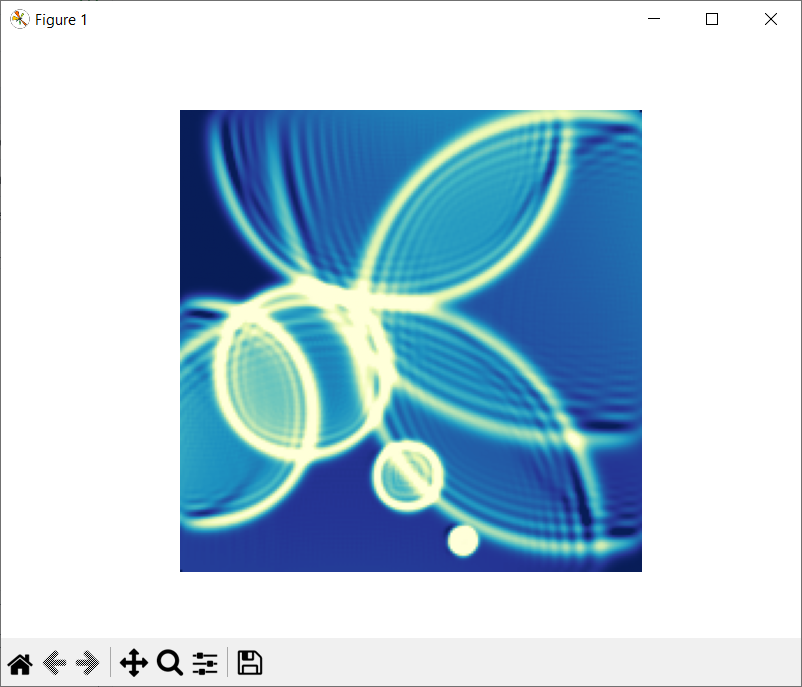

Reproduce this figure in Python.
import numpy as np
import matplotlib.pyplot as plt
import matplotlib.animation as animation
from wave_eqn2d import WaveEqn2D

# Raindrop probability (with each time tick) and intensity.
drop_probability, max_intensity = 0.01, 10
# Width of the Gaussian profile for each initial drop.
drop_width = 2
# Number of Gaussian widths to calculate to.
ndrop_widths = 3
# Size of the Gaussian template each drop is based on.
NDx = NDy = drop_width * ndrop_widths
Dx, Dy = np.arange(0, NDx, 1, dtype=np.int32), np.arange(0, NDy, 1, dtype=np.int32)
MDx, MDy = np.meshgrid(Dx, Dy)
# Create the 2D template of the initial drop.
cx, cy = NDx // 2, NDy // 2
gauss_template = np.exp(-(((MDx-cx)/drop_width)**2 + ((MDy-cy)/drop_width)**2))

dt = 1
nx = ny = 200
sim = WaveEqn2D(nx, ny, dt=dt, use_mur_abc=True)

fig, ax = plt.subplots()
ax.axis("off")
img = ax.imshow(sim.u[0], vmin=0, vmax=max_intensity, cmap='YlGnBu_r')

def update(i):
    """Advance the simulation by one tick."""
    # Random raindrops.
    if np.random.random() < drop_probability:
        x, y = np.random.randint(NDx//2, nx-NDx//2-1), np.random.randint(NDy//2, ny-NDy//2-1)
        sim.u[0, y-NDy//2:y+NDy//2, x-NDx//2:x+NDx//2] = max_intensity * gauss_template
    sim.update()

def init():
    """
    Initialization, because we're blitting and need references to the
    animated objects.
    """
    return img,

def animate(i):
    """Draw frame i of the animation."""
    update(i)
    img.set_data(sim.u[0])
    return img,

interval, nframes = 2*sim.dt, 400000
ani = animation.FuncAnimation(fig, animate, frames=nframes,
                              repeat=False,
                              init_func=init, interval=interval, blit=True)
plt.show()
